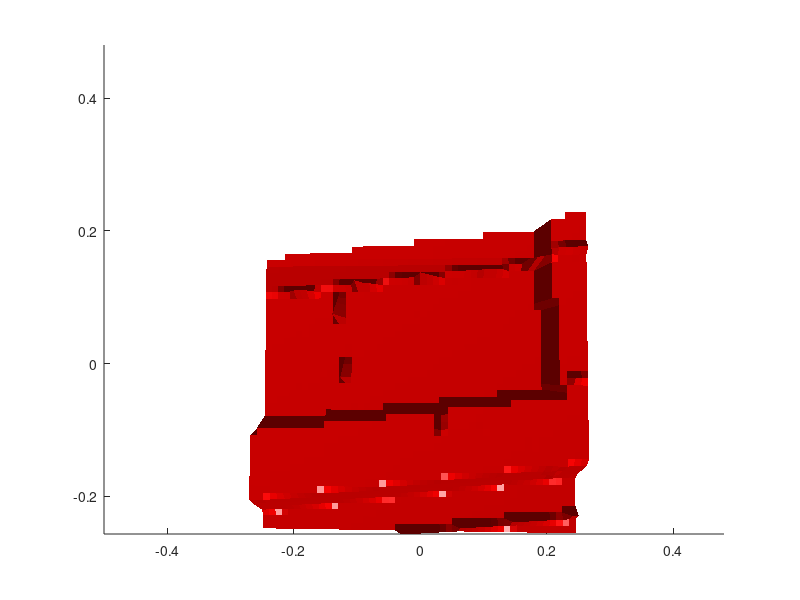

Source code (MATLAB): (Note: this script raises an error after producing the figure.)
points = load('surface.csv');
VIEW_DIM = sqrt(length(points));

%adjust coordinates to matlab's rendering 
Y = reshape(points(:,1),VIEW_DIM,VIEW_DIM);
Z = reshape(points(:,2),VIEW_DIM,VIEW_DIM);
X = reshape(points(:,3),VIEW_DIM,VIEW_DIM);

Z(Z(:)<1) = nan;
% Z(isnan(Z(:))) = min(Z(:));

figure();
hold on;
axis([min(X(:)) max(X(:)) min(Y(:)) max(Y(:)) min(Z(:))-0.3 max(Z(:))]);
% surf(X,Y,Z);
surf(X,Y,Z,'FaceColor','red','EdgeColor','none')
camlight left;
lighting phong;